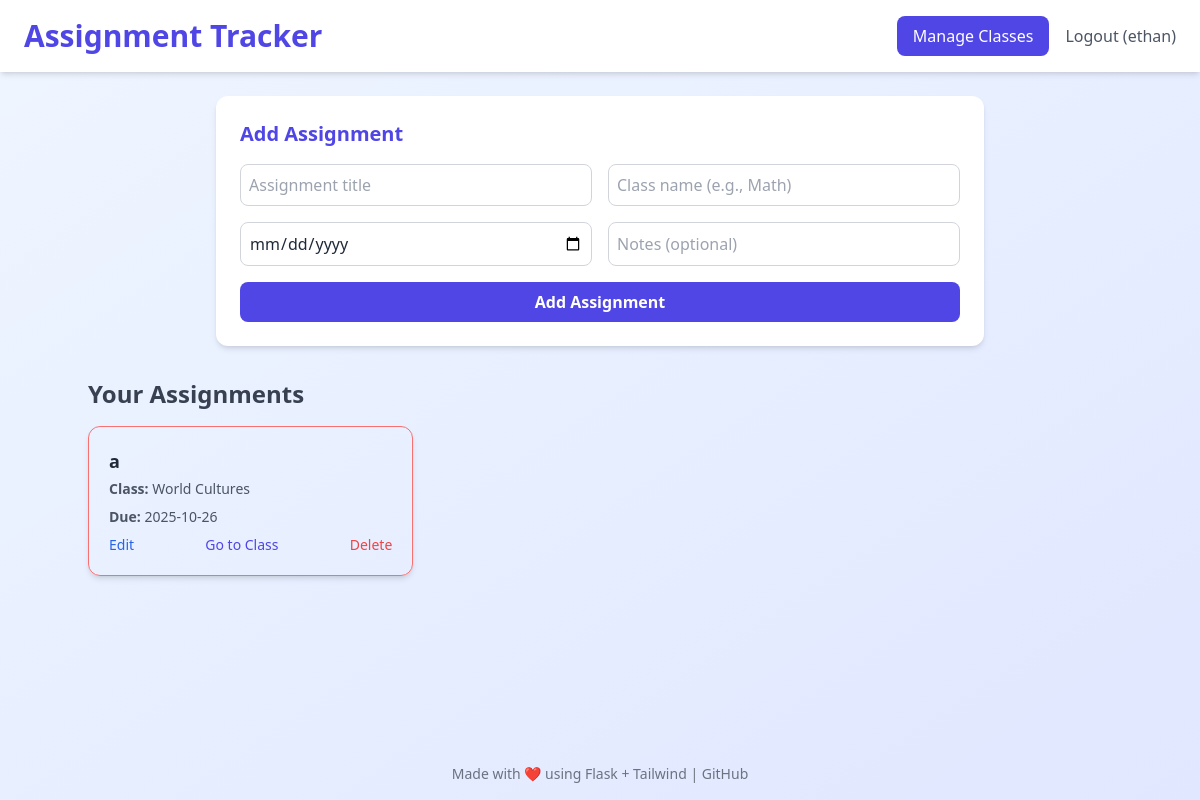
Page / (signed in) on the earlier database version.
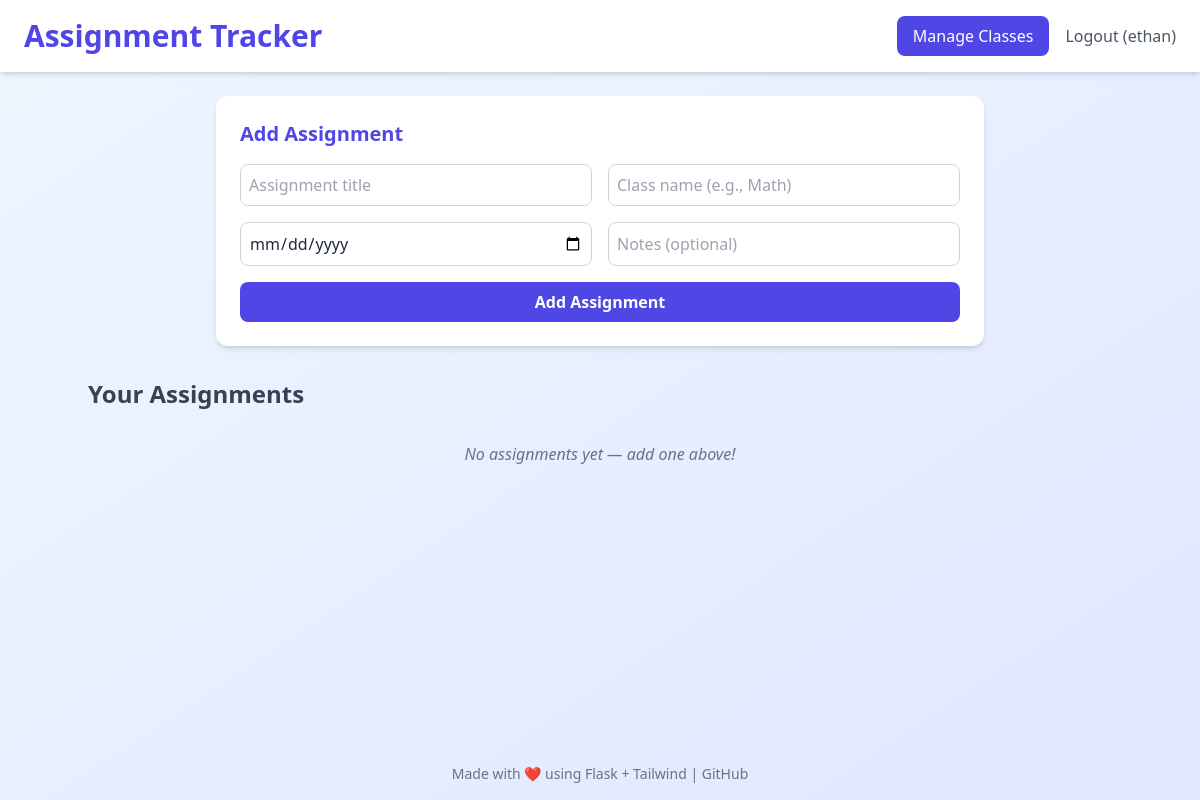
Same page on the later database version.
### tables this page shows
CREATE TABLE assignments (
                id INTEGER PRIMARY KEY AUTOINCREMENT,
                user_id INTEGER,
                title TEXT NOT NULL,
                cl TEXT NOT NULL,
                due_date TEXT NOT NULL,
                notes TEXT,
                FOREIGN KEY(user_id) REFERENCES users(id)
            );

### app.py (the view)
@app.route("/")
def index():
    if "user_id" not in session:
        return redirect(url_for("login"))
    conn = get_connection()
    c = conn.cursor()
    try:
        if IS_POSTGRES:
            c.execute("SELECT * FROM assignments WHERE user_id = %s ORDER BY due_date ASC", (session["user_id"],))
        else:
            c.execute("SELECT * FROM assignments WHERE user_id = ? ORDER BY due_date ASC", (session["user_id"],))
        rows = c.fetchall()
    finally:
        conn.close()
    today = datetime.now().date()
    annotated = []
    for r in rows:
        row = dict(r) if IS_POSTGRES else dict(r)  # both support dict() for consistent access
        try:
            due_date = datetime.strptime(row["due_date"], "%Y-%m-%d").date()
        except Exception:
            continue
        days_left = (due_date - today).days
        annotated.append({
            **row,
            "is_past_due": days_left < 0,
            "is_due_today": days_left == 0,
            "is_due_tomorrow": days_left == 1
        })
    return render_template("index.html", assignments=annotated)

### app.py (called while the page is built)
def get_connection():
    if IS_POSTGRES:
        return psycopg2.connect(DATABASE_URL, cursor_factory=RealDictCursor)
    conn = sqlite3.connect("assignments.db")
    conn.row_factory = sqlite3.Row
    return conn

### templates/index.html (shortened to what this page needs)
<!DOCTYPE html>
<html lang="en">
<head>
  <script src="https://cdn.tailwindcss.com"></script>
</head>
<body class="bg-gradient-to-br from-blue-50 to-indigo-100 min-h-screen font-sans text-gray-800 flex flex-col">
  <header class="bg-white shadow-md py-4 px-6 flex justify-between items-center">
    <h1 class="text-3xl font-bold text-indigo-600">Assignment Tracker</h1>
    {% if session.get("username") %}
    <div class="flex items-center gap-4">
      <a href="{{ url_for('manage_classes') }}"
        class="bg-indigo-600 text-white px-4 py-2 rounded-lg font-medium hover:bg-indigo-700 transition">
        Manage Classes
      </a>
      <a href="{{ url_for('logout') }}"
        class="text-gray-600 hover:text-indigo-600 font-medium">
        Logout ({{ session['username'] }})
      </a>
    </div>
    {% endif %}
  </header>
  <main class="flex-1 p-6">
    <section class="bg-white rounded-xl shadow-md p-6 mb-8 max-w-3xl mx-auto">
      <h2 class="text-xl font-semibold text-indigo-600 mb-4">Add Assignment</h2>
      <form action="{{ url_for('add') }}" method="POST" class="grid md:grid-cols-2 gap-4">
        <input type="text" name="title" placeholder="Assignment title" required class="border border-gray-300 rounded-lg p-2 focus:ring focus:ring-indigo-200">
        <input type="text" name="class" placeholder="Class name (e.g., Math)" required class="border border-gray-300 rounded-lg p-2 focus:ring focus:ring-indigo-200">
        <input type="date" name="due_date" required class="border border-gray-300 rounded-lg p-2 focus:ring focus:ring-indigo-200">
        <input type="text" name="notes" placeholder="Notes (optional)" class="border border-gray-300 rounded-lg p-2 focus:ring focus:ring-indigo-200">
        <button type="submit" class="col-span-2 bg-indigo-600 text-white font-semibold py-2 rounded-lg hover:bg-indigo-700 transition">
          Add Assignment
        </button>
      </form>
    </section>
    <section class="max-w-5xl mx-auto">
      <h2 class="text-2xl font-semibold text-gray-700 mb-4">Your Assignments</h2>
      {% if assignments %}
        <div class="grid md:grid-cols-2 lg:grid-cols-3 gap-6">
          {% for a in assignments %}
          <div class="rounded-xl shadow-md overflow-hidden border
            {% if a.is_past_due %} flash-red border-red-400
            {% elif a.is_due_today %} flash-yellow border-yellow-400
            {% else %} border-gray-200 bg-white {% endif %}
          ">
            <div class="p-5">
              <h3 class="text-lg font-semibold text-gray-800 mb-1">{{ a.title }}</h3>
              <p class="text-sm text-gray-600 mb-2"><strong>Class:</strong> {{ a.cl }}</p>
              <p class="text-sm text-gray-600 mb-2"><strong>Due:</strong> {{ a.due_date }}</p>
              <div class="flex justify-between items-center">
                <a href="{{ url_for('edit', id=a.id) }}" class="text-blue-600 font-medium hover:underline text-sm">Edit</a>
                <a href="{{ url_for('redirect_by_class', id=a.id) }}" target="_blank" class="text-indigo-600 font-medium hover:underline text-sm">Go to Class</a>
                <a href="{{ url_for('delete', id=a.id) }}" class="text-red-500 font-medium hover:underline text-sm" onclick="return confirm('Are you sure you want to delete this assignment? This cannot be undone.')">Delete</a>
              </div>
            </div>
          </div>
          {% endfor %}
        </div>
      {% else %}
        <p class="text-center text-gray-500 italic mt-8">No assignments yet — add one above!</p>
      {% endif %}
    </section>
  </main>
  <footer class="text-center text-sm text-gray-500 py-4 mt-auto">
    Made with ❤️ using Flask + Tailwind | <a href="https://github.com" class="hover:underline">GitHub</a>
  </footer>
</body>
</html>

Differences in the rows shown:
removed assignments: title "a", cl "World Cultures", due_date "2025-10-26"
Other differences:
text now shown: "No assignments yet — add one above!"
